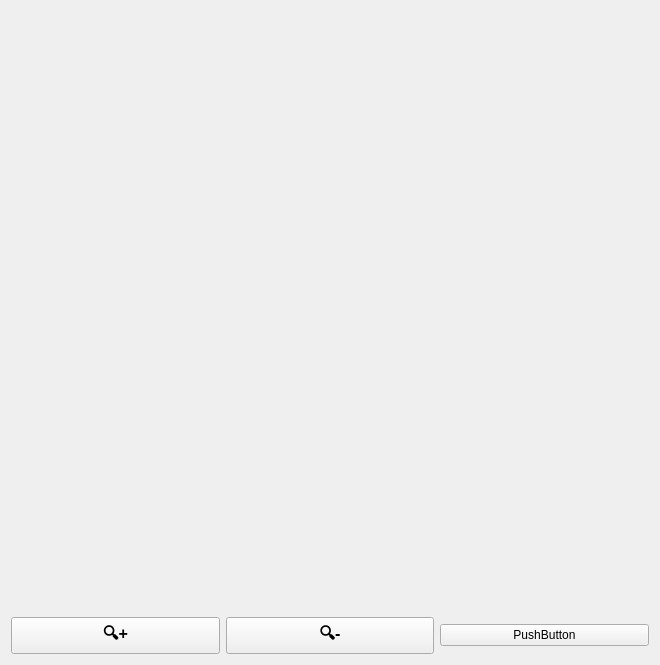
<?xml version="1.0" encoding="UTF-8"?>
<ui version="4.0">
 <class>PlotWidget</class>
 <widget class="QWidget" name="PlotWidget">
  <property name="geometry">
   <rect>
    <x>0</x>
    <y>0</y>
    <width>660</width>
    <height>665</height>
   </rect>
  </property>
  <property name="sizePolicy">
   <sizepolicy hsizetype="MinimumExpanding" vsizetype="MinimumExpanding">
    <horstretch>0</horstretch>
    <verstretch>0</verstretch>
   </sizepolicy>
  </property>
  <property name="minimumSize">
   <size>
    <width>80</width>
    <height>80</height>
   </size>
  </property>
  <property name="windowTitle">
   <string>Form</string>
  </property>
  <layout class="QVBoxLayout" name="verticalLayout">
   <item>
    <widget class="RenderArea" name="renderWidget" native="true">
     <property name="sizePolicy">
      <sizepolicy hsizetype="MinimumExpanding" vsizetype="MinimumExpanding">
       <horstretch>0</horstretch>
       <verstretch>0</verstretch>
      </sizepolicy>
     </property>
     <property name="minimumSize">
      <size>
       <width>80</width>
       <height>80</height>
      </size>
     </property>
     <property name="baseSize">
      <size>
       <width>40</width>
       <height>40</height>
      </size>
     </property>
    </widget>
   </item>
   <item>
    <layout class="QGridLayout" name="gridLayout">
     <item row="0" column="1">
      <widget class="QPushButton" name="zoomOutButton">
       <property name="font">
        <font>
         <pointsize>12</pointsize>
         <weight>75</weight>
         <bold>true</bold>
        </font>
       </property>
       <property name="text">
        <string>🔍-</string>
       </property>
      </widget>
     </item>
     <item row="0" column="0">
      <widget class="QPushButton" name="zoomInButton">
       <property name="font">
        <font>
         <pointsize>12</pointsize>
         <weight>75</weight>
         <bold>true</bold>
        </font>
       </property>
       <property name="text">
        <string>🔍+</string>
       </property>
      </widget>
     </item>
     <item row="0" column="2">
      <widget class="QPushButton" name="pushButton_3">
       <property name="text">
        <string>PushButton</string>
       </property>
      </widget>
     </item>
    </layout>
   </item>
  </layout>
 </widget>
 <customwidgets>
  <customwidget>
   <class>RenderArea</class>
   <extends>QWidget</extends>
   <header>renderarea.h</header>
   <container>1</container>
  </customwidget>
 </customwidgets>
 <resources/>
 <connections>
  <connection>
   <sender>zoomInButton</sender>
   <signal>clicked()</signal>
   <receiver>PlotWidget</receiver>
   <slot>onZoomIn()</slot>
   <hints>
    <hint type="sourcelabel">
     <x>114</x>
     <y>639</y>
    </hint>
    <hint type="destinationlabel">
     <x>329</x>
     <y>332</y>
    </hint>
   </hints>
  </connection>
  <connection>
   <sender>zoomOutButton</sender>
   <signal>clicked()</signal>
   <receiver>PlotWidget</receiver>
   <slot>onZoomOut()</slot>
   <hints>
    <hint type="sourcelabel">
     <x>329</x>
     <y>639</y>
    </hint>
    <hint type="destinationlabel">
     <x>329</x>
     <y>332</y>
    </hint>
   </hints>
  </connection>
 </connections>
 <slots>
  <slot>onZoomIn()</slot>
  <slot>onZoomOut()</slot>
 </slots>
</ui>
